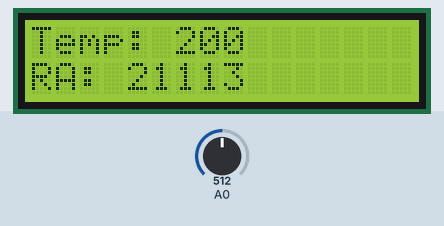
Simulated run of this sketch. Board: Arduino Uno, built with avr-gcc and run on an emulated ATmega328P. On the bench: 16×2 character LCD. The inputs (shaded band) are chosen by the test bench; at power-on: A0 = 512. What the sketch prints to the serial monitor is not drawn.

Above: at 1.2 s.
1.3 s: A0 set to 716
At 2.8 s:
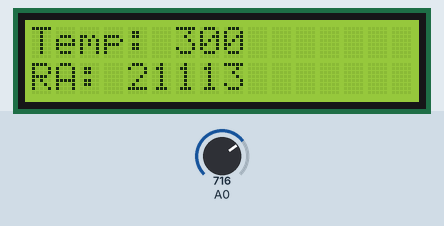
5.4 s: A0 set to 900
At 6.7 s:
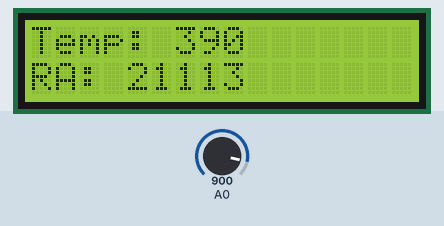
8.5 s: A0 set to 1023
At 9.5 s:
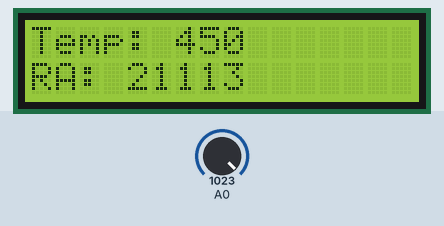
Timing chart, 0 to 11.5 s (numbered marks = the images above; inputs shaded):
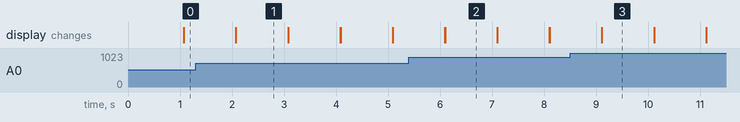

Measured:
- after the input at 1.3 s, the display: first differs from a run without the input after 0.78 s (image 1)
- after the input at 5.4 s, the display: first differs from a run without the input after 0.70 s (image 2)
- after the input at 8.5 s, the display: first differs from a run without the input after 0.61 s (image 3)
- what the display in image 1 shows lasts 1.0 s, from 2.1 s to 3.1 s

The sketch:

lcd_temp_21113__1_.ino
```cpp
/*Criado por Rafael Zanon RA:21113
Aluno Cotuca*/

#include <LiquidCrystal.h>
//Define Lcd

LiquidCrystal lcd (12, 11, 7, 6, 5, 4);
String txt = "RA: 21113";
String temps = "";


void setup()
{//inicia Serial + o lcd
	Serial.begin(9600);
	lcd.begin(16,2);
}

void loop()
{

  /*Logica para a conta de temperatura

  Regra de 3, multiplicando a informação que esta entrando
  na porta 'A0' por 5 dividindo por 1023, fazendo isso nós temos
  a informação da variação da tensão na entrada do arduino

  depois nós fazemos a tensão - 0.5 e multiplicamos por 100
  e printamos no Serial, função 'Round' foi usado para arredondar
  o numero da temperatura*/


  float tensao = analogRead(A0)*5.0/1023;
  int temp = round ((tensao-.5)*100);
  Serial.println(temp);

  //Fazendo os prints
  temps.concat("Temp: ");
  temps.concat(temp);

  //definindo colunas e linhas do lcd

 lcd.setCursor(0, 0);
 lcd.print(temps);
 lcd.setCursor(0, 1);
 lcd.print(txt);

  //delay de 1 segundo na porta serial
 delay(1000);
 temps = "";
 lcd.clear();

}
```
